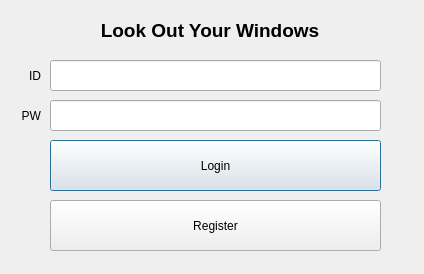
<?xml version="1.0" encoding="UTF-8"?>
<ui version="4.0">
 <class>Dialog</class>
 <widget class="QDialog" name="Dialog">
  <property name="geometry">
   <rect>
    <x>0</x>
    <y>0</y>
    <width>424</width>
    <height>274</height>
   </rect>
  </property>
  <property name="windowTitle">
   <string>Dialog</string>
  </property>
  <widget class="QPushButton" name="btn_login">
   <property name="geometry">
    <rect>
     <x>50</x>
     <y>140</y>
     <width>331</width>
     <height>51</height>
    </rect>
   </property>
   <property name="text">
    <string>Login</string>
   </property>
  </widget>
  <widget class="QLabel" name="lbl_id">
   <property name="geometry">
    <rect>
     <x>10</x>
     <y>60</y>
     <width>31</width>
     <height>31</height>
    </rect>
   </property>
   <property name="layoutDirection">
    <enum>Qt::LeftToRight</enum>
   </property>
   <property name="text">
    <string>ID</string>
   </property>
   <property name="alignment">
    <set>Qt::AlignRight|Qt::AlignTrailing|Qt::AlignVCenter</set>
   </property>
  </widget>
  <widget class="QLabel" name="lbl_password">
   <property name="geometry">
    <rect>
     <x>10</x>
     <y>100</y>
     <width>31</width>
     <height>31</height>
    </rect>
   </property>
   <property name="text">
    <string>PW</string>
   </property>
   <property name="alignment">
    <set>Qt::AlignRight|Qt::AlignTrailing|Qt::AlignVCenter</set>
   </property>
  </widget>
  <widget class="QLineEdit" name="lineedit_id">
   <property name="geometry">
    <rect>
     <x>50</x>
     <y>60</y>
     <width>331</width>
     <height>31</height>
    </rect>
   </property>
   <property name="text">
    <string/>
   </property>
  </widget>
  <widget class="QLineEdit" name="lineedit_password">
   <property name="geometry">
    <rect>
     <x>50</x>
     <y>100</y>
     <width>331</width>
     <height>31</height>
    </rect>
   </property>
   <property name="text">
    <string/>
   </property>
   <property name="echoMode">
    <enum>QLineEdit::Password</enum>
   </property>
  </widget>
  <widget class="QLabel" name="lbl_title">
   <property name="geometry">
    <rect>
     <x>60</x>
     <y>15</y>
     <width>300</width>
     <height>30</height>
    </rect>
   </property>
   <property name="font">
    <font>
     <family>Arial</family>
     <pointsize>14</pointsize>
     <weight>75</weight>
     <bold>true</bold>
    </font>
   </property>
   <property name="text">
    <string>Look Out Your Windows</string>
   </property>
   <property name="alignment">
    <set>Qt::AlignCenter</set>
   </property>
  </widget>
  <widget class="QPushButton" name="btn_register">
   <property name="geometry">
    <rect>
     <x>50</x>
     <y>200</y>
     <width>331</width>
     <height>51</height>
    </rect>
   </property>
   <property name="text">
    <string>Register</string>
   </property>
  </widget>
 </widget>
 <tabstops>
  <tabstop>lineedit_id</tabstop>
  <tabstop>lineedit_password</tabstop>
  <tabstop>btn_login</tabstop>
  <tabstop>btn_register</tabstop>
 </tabstops>
 <resources/>
 <connections/>
</ui>
